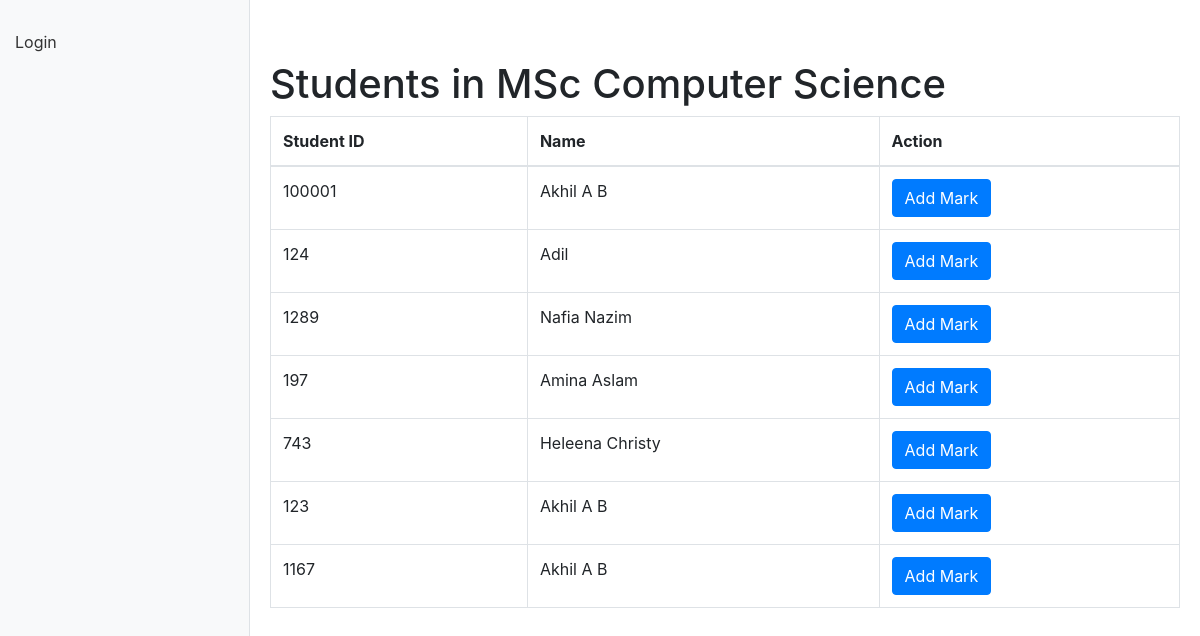
The app's page /course_list/MSc Computer Science/ with its own data.
### smsapp/models.py (models this page shows, shortened)
class Course(models.Model):
    id = models.AutoField(primary_key=True)  # Auto-incrementing primary key
    name = models.CharField(max_length=100)  # Course name

class StudentDetails(models.Model):
    username = models.ForeignKey(User, on_delete=models.CASCADE)  # Link to the User model
    full_name = models.CharField(max_length=255)  # Full name of the student
    father_name = models.CharField(max_length=255)  # Father's name
    mother_name = models.CharField(max_length=255)  # Mother's name
    age = models.PositiveIntegerField()  # Age of the student
    gender = models.CharField(max_length=10)  # Gender (e.g., Male, Female, etc.)
    address = models.TextField()  # Address of the student
    course_name = models.ForeignKey(Course, on_delete=models.CASCADE)  # Link to the Course model
    scholarship = models.CharField(max_length=200, null=True, blank=True)  # Scholarship amount (nullable)
    admission_date = models.DateField()  # Admission date
    admission_number = models.CharField(max_length=6, unique=True) # 6-digit unique admission number
    hosteler = models.BooleanField(default=False)  # True for hosteler, False for non-hosteler

### smsapp/views.py (the view)
# urls.py: path('course_list/<str:course_name>/', student_list, name='student_list'),  # Fixed path name
def student_list(request, course_name):
    students = StudentDetails.objects.filter(course_name__name=course_name)
    return render(request, 'student_list.html', {'students': students, 'course_name': course_name})

### smsapp/templates/student_list.html (shortened to what this page needs)
<!DOCTYPE html>
<html lang="en">
<head>
    <link href="https://stackpath.bootstrapcdn.com/bootstrap/4.5.2/css/bootstrap.min.css" rel="stylesheet">
</head>
<body>
    {% include 'navbar.html' %}
    <div class="main-content">
        <h1>Students in {{ course_name }}</h1>
        <table class="table table-bordered">
            <thead>
                <tr>
                    <th>Student ID</th>
                    <th>Name</th>
                    <th>Action</th>
                </tr>
            </thead>
            <tbody>
                {% for student in students %}
                <tr>
                    <td>{{ student.admission_number }}</td>
                    <td>{{ student.full_name }}</td>
                    <td>
                            <a href="{% url 'add_mark' course_name=course_name student_id=student.admission_number %}" class="btn btn-primary">Add Mark</a>
                    </td>
                </tr>
                {% endfor %}
            </tbody>
        </table>
    </div>
</body>
</html>

### smsapp/templates/student_list.html (style rules this page uses)
body { margin: 0; padding: 0; }
.main-content { margin-left: 250px; padding: 20px; }

### smsapp/templates/navbar.html (style rules this page uses)
.main-content { margin-left: 250px; padding: 20px; }

### records on screen
Course: name "MSc Computer Science"
StudentDetails: admission_number "100001", full_name "Akhil A B"
StudentDetails: admission_number "124", full_name "Adil"
StudentDetails: admission_number "1289", full_name "Nafia Nazim"
StudentDetails: admission_number "197", full_name "Amina Aslam"
StudentDetails: admission_number "743", full_name "Heleena Christy"
StudentDetails: admission_number "123", full_name "Akhil A B"
StudentDetails: admission_number "1167", full_name "Akhil A B"
